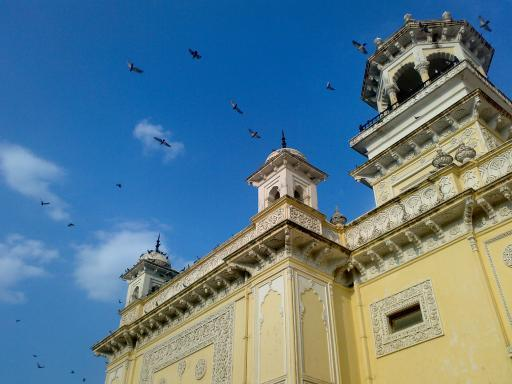
#> input picture Images/home.jpg, 512 x 384 px
$ jupyter execute 'Exp 8 - Scale Invariant Feature Transform.ipynb'
#> lines starting #> are read from the running program, lines starting #| are printed output that depends on the picture
# Experiment 8: Scale-Invariant Feature Transform (SIFT)
###### Siddhartha Dutta - A70405217037 - BCSE1732

* The scale-invariant feature transform (SIFT) is a feature detection algorithm in computer vision to detect and describe local features in images.
* SIFT keypoints of objects are first extracted from a reference image. An object is recognized in a new image by individually comparing each feature from the new image to this database and finding candidate matching features based on Euclidean distance of their feature vectors.
* The five steps involved in scale-invariant feature transform are:
    * Scale-space Extrema Detection
    * Keypoint Localization
    * Orientation Assignment
    * Keypoint Descriptor
    * Keypoint Matching

* In this experiment, the SIFT algorithm is implemented on image using the *detectAndCompute* method of the *cv2.xfeatures2d.SIFT_create* class.

[cell 1]
import cv2
import matplotlib.pyplot as plt
import numpy as np

[cell 2]
# Reading Input Image
image = cv2.imread('Images/home.jpg', cv2.IMREAD_GRAYSCALE)
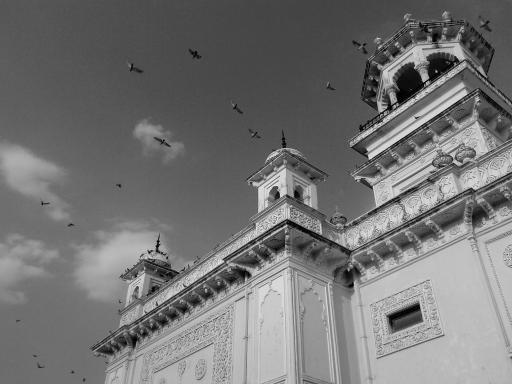
#> image: shape (384, 512); min 0, max 255, mean 116.2

[cell 3]
# Detecting Keypoints
siftObj = cv2.xfeatures2d.SIFT_create()
keyPoints, descriptors = siftObj.detectAndCompute(image, None)
#> keyPoints = 881 keypoints; strongest (x, y, size): (404, 317, 19.1), (408, 83, 17.5), (157, 246, 2.4), (439, 64, 14.6)

[cell 4]
# Drawing Keypoints on Input Image
result = cv2.drawKeypoints(image, keyPoints, None)
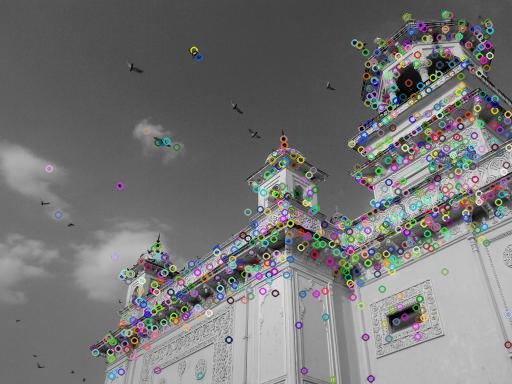
#> result: shape (384, 512, 3); mean of channels 0, 1, 2 117.1, 117.2, 117.2; drawn as B, G, R

[cell 5]
# Displaying Results
fig = plt.figure(figsize=(15, 6))
ax1 = fig.add_subplot(121)
ax2 = fig.add_subplot(122)

ax1.imshow(image, cmap='gray')
ax1.title.set_text('Original Image')
ax2.imshow(result)
ax2.title.set_text('Image with Keypoints using SIFT')
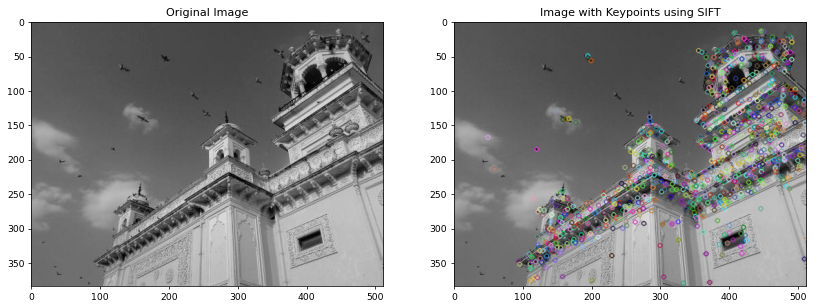
#> figure drawn by matplotlib, 2 panels

$ run again, with Images/fingerprint.jpg copied over Images/home.jpg
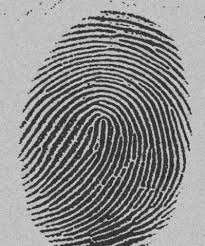
#> input picture Images/fingerprint.jpg, 205 x 246 px
#> image is the input picture: shape (246, 205); min 6, max 234, mean 138.9
#> keyPoints = 1581 keypoints; strongest (x, y, size): (84, 19, 1.8), (182, 175, 1.9), (22, 160, 1.8), (29, 209, 1.8)
#> `result = cv2.drawKeypoints(image, keyPoints, None)`:
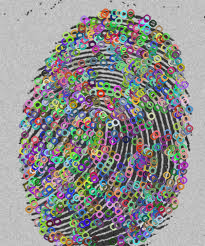
#> result: shape (246, 205, 3); mean of channels 0, 1, 2 143.2, 144, 144.5; drawn as B, G, R
#> `[cell 5] # Displaying Results fig = plt.figure(figsize=(15, 6)) ax1 = ..`:
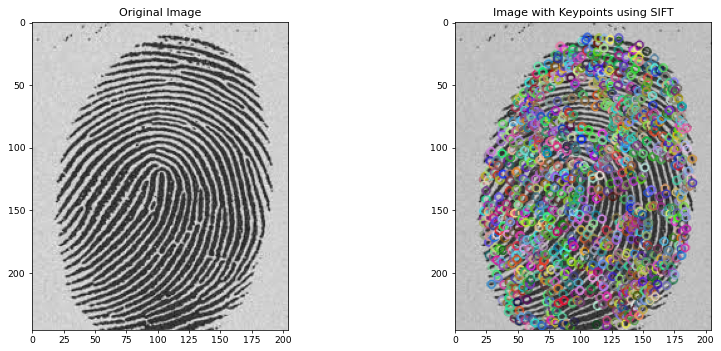
#> figure drawn by matplotlib, 2 panels

$ run again, with Images/puppy.jpg copied over Images/home.jpg
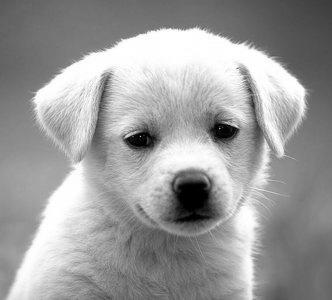
#> input picture Images/puppy.jpg, 332 x 300 px
#> image is the input picture: shape (300, 332); min 0, max 255, mean 155.7
#> keyPoints = 189 keypoints; strongest (x, y, size): (193, 198, 30.7), (222, 132, 17.6), (143, 140, 18.9), (186, 153, 29.2)
#> `result = cv2.drawKeypoints(image, keyPoints, None)`:
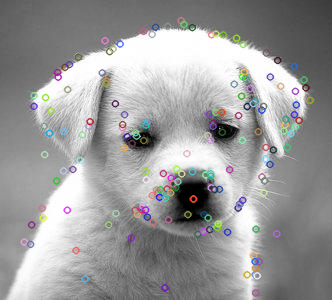
#> result: shape (300, 332, 3); mean of channels 0, 1, 2 154.8, 154.6, 154.7; drawn as B, G, R
#> `[cell 5] # Displaying Results fig = plt.figure(figsize=(15, 6)) ax1 = ..`:
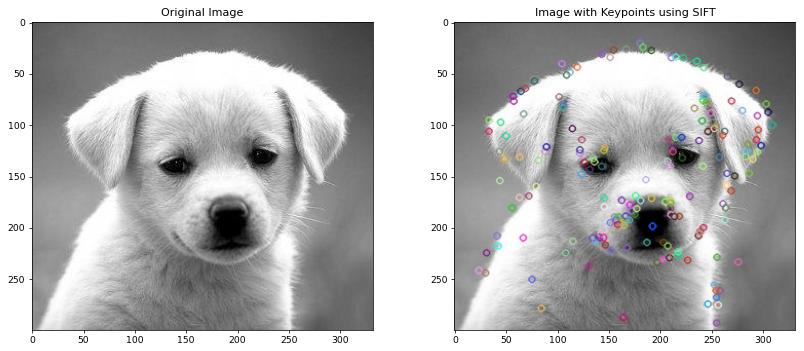
#> figure drawn by matplotlib, 2 panels

$ run again, with Images/sudoku-original.jpg copied over Images/home.jpg
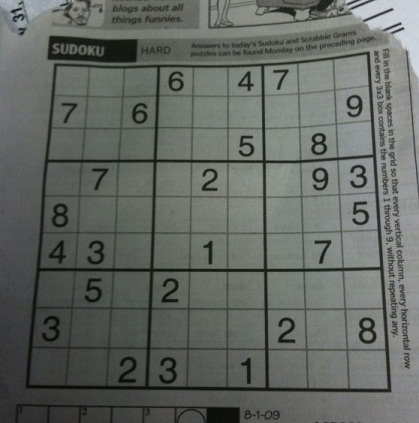
#> input picture Images/sudoku-original.jpg, 419 x 423 px
#> keyPoints = 1295 keypoints; strongest (x, y, size): (403, 28, 1.9), (391, 9, 1.9), (13, 11, 2.6), (388, 29, 2)
#> `result = cv2.drawKeypoints(image, keyPoints, None)`:
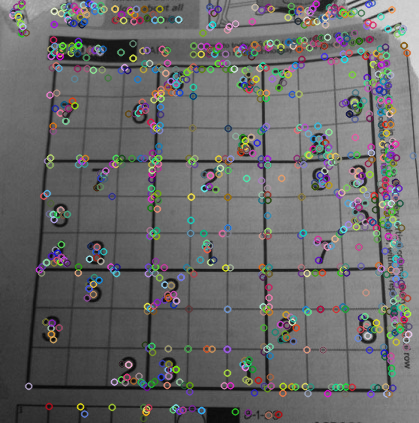
#> result: shape (423, 419, 3); mean of channels 0, 1, 2 105.6, 105.7, 105.9; drawn as B, G, R
#> `[cell 5] # Displaying Results fig = plt.figure(figsize=(15, 6)) ax1 = ..`:
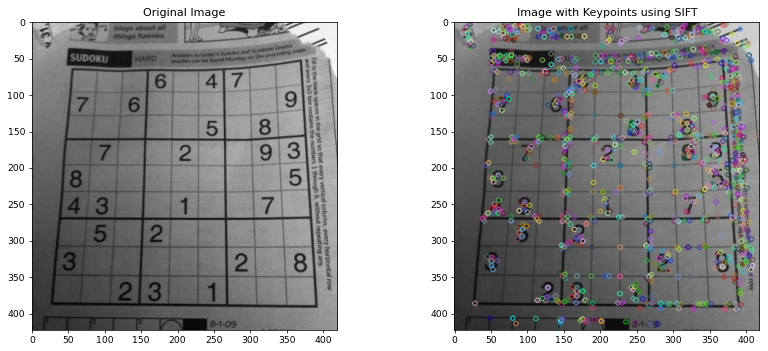
#> figure drawn by matplotlib, 2 panels
